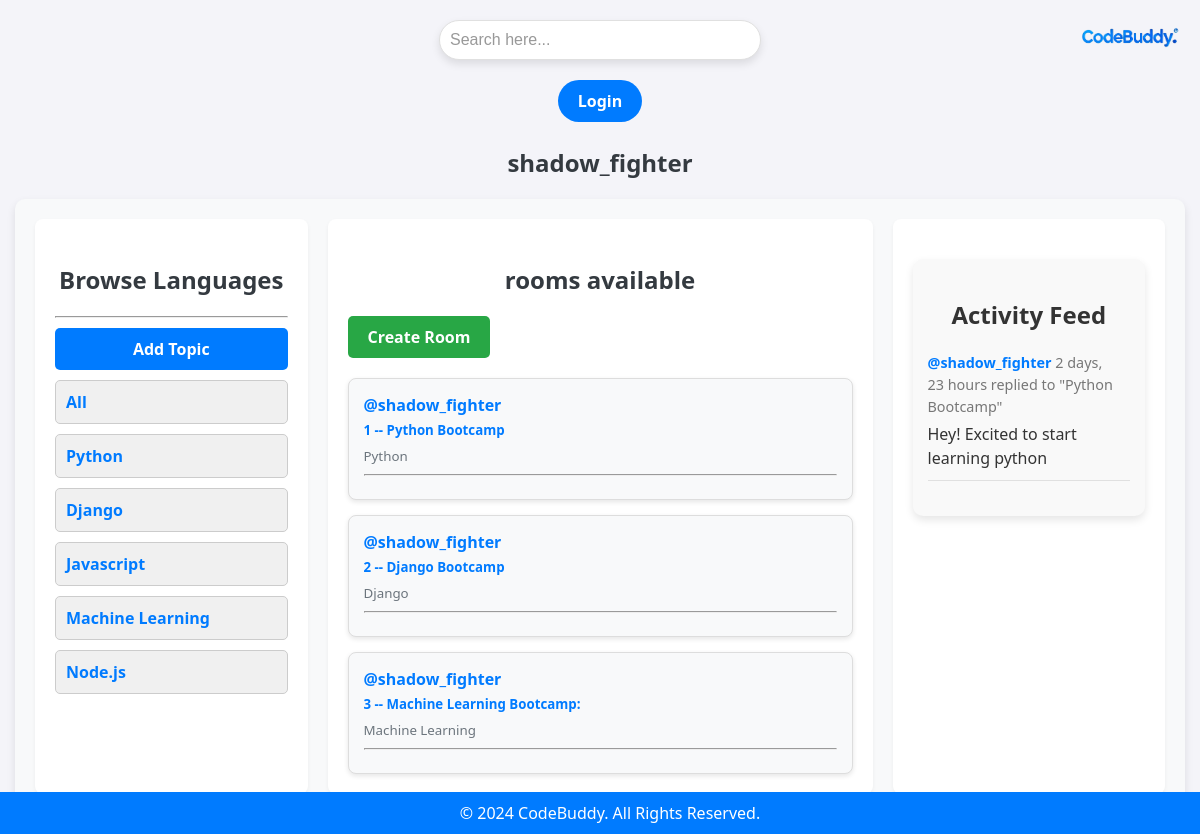
The page /UserProfile/1 on the database its author committed.
### base1/models.py (models this page shows, shortened)
class Topic(models.Model):
    name = models.CharField(max_length=200)
    def __str__(self):
        return self.name

class Room(models.Model):
    host = models.ForeignKey(User, on_delete=models.SET_NULL, null = True)
    topic = models.ForeignKey(Topic, on_delete=models.SET_NULL, null = True)
    name = models.CharField(max_length=200)
    description = models.TextField(null = True)
    participants = models.ManyToManyField(User, related_name='participants', blank = True)
    updated = models.DateTimeField(auto_now= True)
    createds = models.DateTimeField(auto_now_add=True)
    class Meta:
        ordering = ['-updated', '-createds']
    def __str__(self):
        return self.name

class messages(models.Model):
    user = models.ForeignKey(User, on_delete=models.CASCADE)
    room = models.ForeignKey(Room, on_delete = models.CASCADE)
    body = models.TextField()
    updated = models.DateTimeField(auto_now= True)
    createds = models.DateTimeField(auto_now_add=True)
    class Meta:
        ordering = ['-updated', '-createds']

### base1/views.py (the view)
# urls.py: path('UserProfile/<str:pk>', views.UserProfile, name = "user-profile"),
def UserProfile(request, pk):
    user = User.objects.get(id=pk)
    rooms = user.room_set.all()
    topics = Topic.objects.all()
    room_messages = user.messages_set.all()
    context = {"user":user, "rooms":rooms, "topics":topics, "room_messages":room_messages}
    return render(request, 'base1/profile.html', context)

### base1/templates/base1/profile.html (shortened to what this page needs)
{% extends 'main.html' %}
{% block content %}
<h3>{{ user.username }}</h3>
<div class="profile_container">
    <div class="profile_section">
        {% include 'base1/topics_component.html' %}
    </div>
    <div class="profile_section">
        {% include 'base1/feed_component.html' %}
    </div>
    <div class="profile_section">
        {% include 'base1/activity_component.html' %}
    </div>
</div>
{% endblock %}

### templates/main.html (shortened to what this page needs)
<!DOCTYPE html>
<html lang="en">
<head>
</head>
<body>
    {% include "navbar.html" %}
    <div class="container">
        {% block content %}{% endblock %}
    </div>
    <footer>
        &copy; 2024 CodeBuddy. All Rights Reserved.
    </footer>
</body>
</html>

### templates/navbar.html (shortened to what this page needs)
{% load static %}
<!DOCTYPE html>
<html lang="en">
<head>
</head>
<body>
    <div class="logo-container">
        <img src="{% static 'images/cbd.png' %}" alt="CodeBuddy Logo" class="logo" />
    </div>
    <div class="search-container">
        <form method="GET" action="{% url 'home' %}">
            <input type="text" name="q" placeholder="Search here..." />
        </form>
    </div>
    <div class="auth-links">
        {% if request.user.is_authenticated %}
        <div class="greeting">
            <h3>Hello, {{ user.username }}</h3>
        </div>
        <a href="{% url 'logout-page' %}">Logout</a>
        {% else %}
        <a href="{% url 'login-page' %}">Login</a>
        {% endif %}
    </div>
</body>
</html>

### base1/templates/base1/topics_component.html (shortened to what this page needs)
<h3>Browse Languages</h3>
<hr>
<div class="topics-container">
    <a href="{% url 'create-topic' %}" class="add-topic-btn">Add Topic</a>
    <div class="topic-item">
        <a href="{% url 'home' %}" class="topic-link">All</a>
    </div>
    {% for topic in topics %}
    <div class="topic-item">
        <a href="{% url 'home' %}?q={{ topic.name }}" class="topic-link">{{ topic }}</a>
    </div>
    {% endfor %}
</div>

### base1/templates/base1/feed_component.html (shortened to what this page needs)
<h3>{{count_rooms}} rooms available</h3>
<a href="{% url 'create-room' %}" class="create-room-button">Create Room</a>
<div class="room-list">
    {% for room in rooms %}
    <div class="room-card">
        <span class="room-host"><a href="{% url 'user-profile' room.host.id %}">@{{room.host}}</a></span>
        <h5 class="room-title">{{room.id}} -- <a href="{% url 'room' room.id %}">{{room.name}}</a></h5>
        <small class="room-topic">{{room.topic}}</small>
        <hr>
    </div>
    {% endfor %}
</div>

### base1/templates/base1/activity_component.html (shortened to what this page needs)
<!DOCTYPE html>
<html lang="en">
<head>
</head>
<body>
    <div class="activity-feed-container">
        <h3>Activity Feed</h3>
        {% for message in room_messages %}
        <div class="activity-message">
            <small>
                <a href="{% url 'user-profile' message.user.id %}">@{{ message.user }}</a>
                {{ message.createds|timesince }}
            </small>
            <small> replied to "{{ message.room }}" </small>
            <p>{{ message.body }}</p>
            <hr>
        </div>
        {% endfor %}
    </div>
</body>
</html>

### templates/main.html (style rules this page uses)
body { font-family: 'Segoe UI', Tahoma, Geneva, Verdana, sans-serif; background-color: #f4f4f9; margin: 0; padding: 0; color: #333; }
a { text-decoration: none; color: #007bff; }
h1, h2, h3 { color: #333; font-weight: 600; }
.logo { font-size: 1.5rem; font-weight: bold; }
.container { max-width: 1200px; margin: 20px auto; padding: 0 15px; }
footer { text-align: center; padding: 10px; background-color: #007bff; color: white; position: fixed; width: 100%; bottom: 0; }

### templates/navbar.html (style rules this page uses)
body { font-family: 'Segoe UI', Tahoma, Geneva, Verdana, sans-serif; background-color: #f4f4f9; margin: 0; padding: 0; color: #333; }
h3 { color: #333; font-weight: 600; }
a { text-decoration: none; color: #007bff; font-weight: bold; }
.logo-container { position: absolute; top: 20px; right: 20px; }
.logo { max-width: 100px; height: auto; }
.search-container { display: flex; justify-content: center; margin: 20px auto; }
.search-container input[type="text"] { padding: 10px; width: 300px; border-radius: 25px; border: 1px solid #e0e0e0; box-shadow: 0 4px 8px rgba(0, 0, 0, 0.1); font-size: 1rem; outline: none; }
.search-container input[type="text"]::placeholder { color: #999; }
.auth-links { text-align: center; margin: 10px; }
.auth-links a { display: inline-block; padding: 10px 20px; background-color: #007bff; color: white; border-radius: 25px; transition: background-color 0.3s ease; }

### base1/templates/base1/profile.html (style rules this page uses)
.profile_container { display: grid; grid-template-columns: 1fr 2fr 1fr; gap: 20px; padding: 20px; max-width: 1200px; margin: 0 auto; background-color: #f8f9fa; border-radius: 10px; box-shadow: 0 4px 8px rgba(0, 0, 0, 0.1); }
h3 { text-align: center; color: #343a40; margin-bottom: 20px; font-size: 24px; font-weight: 600; }
.profile_section { background-color: white; padding: 20px; border-radius: 8px; box-shadow: 0 2px 4px rgba(0, 0, 0, 0.05); }

### base1/templates/base1/topics_component.html (style rules this page uses)
.topics-container { display: flex; flex-direction: column; gap: 10px; margin-top: 10px; }
.add-topic-btn { display: inline-block; background-color: #007bff; color: white; padding: 10px 20px; border-radius: 5px; text-align: center; font-weight: bold; text-decoration: none; transition: background-color 0.3s; }
.topic-item { background-color: #f0f0f0; border: 1px solid #ccc; border-radius: 5px; padding: 10px; transition: background-color 0.3s; }
.topic-link { text-decoration: none; color: #007bff; font-weight: bold; display: block; }

### base1/templates/base1/feed_component.html (style rules this page uses)
.create-room-button { display: inline-block; padding: 10px 20px; background-color: #28a745; color: white; text-decoration: none; border-radius: 5px; margin-bottom: 20px; transition: background-color 0.3s ease; }
.room-list { display: flex; flex-direction: column; gap: 15px; }
.room-card { padding: 15px; background-color: #f8f9fa; border: 1px solid #ddd; border-radius: 8px; box-shadow: 0px 2px 5px rgba(0, 0, 0, 0.1); }
.room-host { font-weight: bold; color: #333; }
.room-title { margin: 5px 0; color: #007bff; }
.room-topic { color: #6c757d; }

### base1/templates/base1/activity_component.html (style rules this page uses)
.activity-feed-container { max-width: 600px; margin: 20px auto; padding: 15px; background-color: #f9f9f9; border-radius: 10px; box-shadow: 0 4px 8px rgba(0, 0, 0, 0.1); }
.activity-feed-container h3 { font-size: 1.5rem; color: #333; margin-bottom: 10px; }
.activity-message { padding: 10px 0; }
.activity-message small { color: #777; font-size: 0.9rem; }
.activity-message p { color: #333; font-size: 1rem; margin: 5px 0; line-height: 1.5; }
.activity-message a { text-decoration: none; color: #007bff; }
.activity-message hr { border: 0; border-top: 1px solid #e0e0e0; margin: 10px 0; }

### rows shown on the page
Topic: name "Python"
Topic: name "Django"
Topic: name "Javascript"
Topic: name "Machine Learning"
Topic: name "Node.js"
Room: host "shadow_fighter", id "1", name "Python Bootcamp", topic "Python"
Room: host "shadow_fighter", id "2", name "Django Bootcamp", topic "Django"
Room: host "shadow_fighter", id "3", name "Machine Learning Bootcamp:", topic "Machine Learning"
messages: user "shadow_fighter", createds "2 days, 23 hours", room "Python Bootcamp", body "Hey! Excited to start learning python"

### other values the page prints
{{ user.username }} "shadow_fighter"
